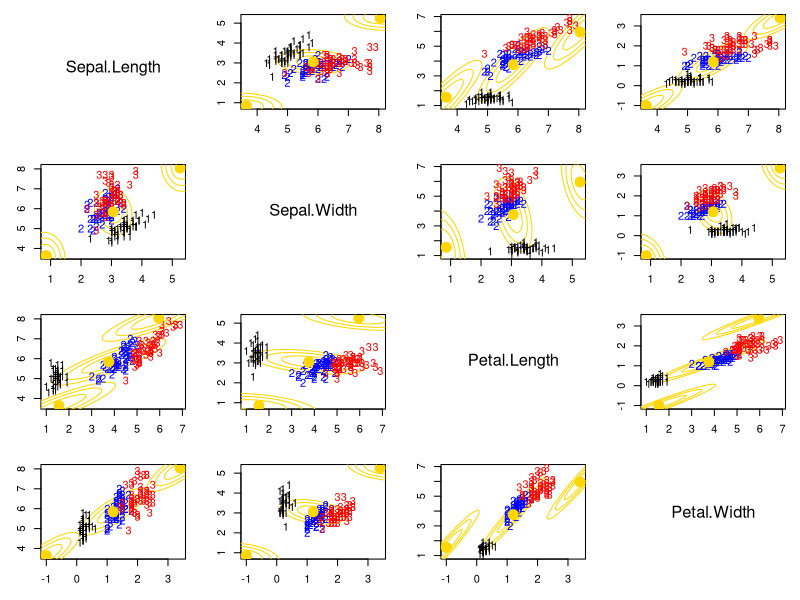

Source code (R): (Note: this script raises an error after producing the figure.)
## Illustrating that the EM might fail for numerical reasons if a component is “numerically empty”

# 这个不懂，为什么会这样，然后为什么用贝叶斯估计（MCMC）就不会出现这种情况
# 先验概率怎么作为限制条件了？

### Loading data and setting up global variables
rm(list=ls())
library(mclust)
library(mvtnorm)
library(ellipse)

## Setup data
data(iris)
x       = as.matrix(iris[,-5])
n       = dim(x)[1]
p       = dim(x)[2]       # Number of features
KK      = 3
epsilon = 0.00000001

# Initialize the parameters of the algorithm
w   = rep(1,KK)/KK  #Assign equal weight to each component to start with
mu  = matrix(0, KK, p)  # Initialize in the true values
mu[1,] = apply(x, 2, mean)
mu[2,] = apply(x, 2, mean) + c(2.2, 2.2, 2.2, 2.2)
mu[3,] = apply(x, 2, mean) + c(-2.2, -2.2, -2.2, -2.2)
Sigma      = array(0, dim=c(KK,p,p))  #Initial variances are assumed to be the same
Sigma[1,,] = var(x)/3
Sigma[2,,] = var(x)/3
Sigma[3,,] = var(x)/3

# Plot the data along with the estimates of the components
colscale = c("black","blue","red")
par(mfrow=c(p,p))
for(k in 1:p){
  for(l in 1:p){
    if(k!=l){
      par(mar=c(3,3,1,1)+0.1)
      plot(x[,k], x[,l], type="n", xlab="", ylab="", xlim=c(min(c(x[,k], mu[,k])),max(c(x[,k], mu[,k]))), ylim=c(min(c(x[,l], mu[,l])),max(c(x[,l], mu[,l]))))
      for(r in 1:KK){
        lines(ellipse(x=Sigma[r,c(k,l),c(k,l)], centre=mu[r,c(k,l)], level=0.50), col="gold1", lty=1, lwd=1)
        lines(ellipse(x=Sigma[r,c(k,l),c(k,l)], centre=mu[r,c(k,l)], level=0.82), col="gold1", lty=1, lwd=1)
        lines(ellipse(x=Sigma[r,c(k,l),c(k,l)], centre=mu[r,c(k,l)], level=0.95), col="gold1", lty=1, lwd=1)
      }
      text(x[,k], x[,l], labels=as.numeric(iris[,5]), col=colscale[iris[,5]])
      points(mu[,k], mu[,l], pch=19, col="gold1", cex=2)
    }else{
      plot(seq(0,5), seq(0,5), type="n", xlab="", ylab="", axes=FALSE)
      text(2.5,2.5,colnames(x)[k], cex=1.5)
    }
  }
}

## Run the EM algorithm.  It will fail in the first iteration
sw     = FALSE
QQ     = -Inf
QQ.out = NULL
s      = 0

while(!sw){
  ## E step
  v = array(0, dim=c(n,KK))
  for(k in 1:KK){  #Compute the log of the weights
    v[,k] = log(w[k]) + dmvnorm(x, mu[k,], Sigma[k,,], log=TRUE) 
  }
  for(i in 1:n){
    v[i,] = exp(v[i,] - max(v[i,]))/sum(exp(v[i,] - max(v[i,])))  #Go from logs to actual weights in a numerically stable manner
  }
  
  ## M step
  w = apply(v,2,mean)
  mu = matrix(0, nrow=KK, ncol=p)
  for(k in 1:KK){
    for(i in 1:n){
      mu[k,]    = mu[k,] + v[i,k]*x[i,]
    }
    mu[k,] = mu[k,]/sum(v[,k])
  }
  Sigma = array(0,dim=c(KK, p, p))
  for(k in 1:KK){
    for(i in 1:n){
      Sigma[k,,] = Sigma[k,,] + v[i,k]*(x[i,] - mu[k,])%*%t(x[i,] - mu[k,])
    }
    Sigma[k,,] = Sigma[k,,]/sum(v[,k])
  }
  
  ##Check convergence
  QQn = 0
  for(i in 1:n){
    for(k in 1:KK){
      QQn = QQn + v[i,k]*(log(w[k]) + dmvnorm(x[i,],mu[k,],Sigma[k,,],log=TRUE))
      if(is.nan(QQn)){
        print(QQn)
      }
    }
  }
  if(abs(QQn-QQ)/abs(QQn)<epsilon){
    sw=TRUE
  }
  QQ = QQn
  QQ.out = c(QQ.out, QQ)
  s = s + 1
}

QQn
